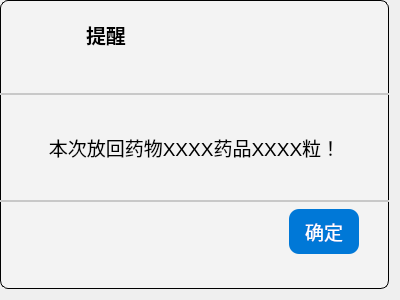
<?xml version="1.0" encoding="UTF-8"?>
<ui version="4.0">
 <class>dialog_common_inform</class>
 <widget class="QDialog" name="dialog_common_inform">
  <property name="geometry">
   <rect>
    <x>0</x>
    <y>0</y>
    <width>400</width>
    <height>300</height>
   </rect>
  </property>
  <property name="windowTitle">
   <string>Dialog</string>
  </property>
  <layout class="QVBoxLayout" name="verticalLayout">
   <property name="leftMargin">
    <number>0</number>
   </property>
   <property name="topMargin">
    <number>0</number>
   </property>
   <item>
    <widget class="QWidget" name="widget" native="true">
     <property name="styleSheet">
      <string notr="true">#widget{
background-color: rgb(243, 243, 243);
border-radius: 8px;
border: 1px solid
}</string>
     </property>
     <layout class="QVBoxLayout" name="verticalLayout_2" stretch="1,2,1">
      <property name="spacing">
       <number>0</number>
      </property>
      <property name="leftMargin">
       <number>0</number>
      </property>
      <property name="topMargin">
       <number>0</number>
      </property>
      <property name="rightMargin">
       <number>0</number>
      </property>
      <property name="bottomMargin">
       <number>0</number>
      </property>
      <item>
       <widget class="QWidget" name="widget_2" native="true">
        <property name="styleSheet">
         <string notr="true">#widget_2
{
	border-bottom: 2px solid rgb(200, 200, 200);
}</string>
        </property>
        <layout class="QHBoxLayout" name="horizontalLayout" stretch="0,0">
         <property name="leftMargin">
          <number>0</number>
         </property>
         <property name="topMargin">
          <number>0</number>
         </property>
         <property name="rightMargin">
          <number>20</number>
         </property>
         <property name="bottomMargin">
          <number>25</number>
         </property>
         <item>
          <widget class="QLabel" name="label">
           <property name="sizePolicy">
            <sizepolicy hsizetype="Ignored" vsizetype="Ignored">
             <horstretch>0</horstretch>
             <verstretch>0</verstretch>
            </sizepolicy>
           </property>
           <property name="styleSheet">
            <string notr="true">min-width:     70px;     
min-height:    70px;     
max-width:     70px;    
max-height:    70px;   </string>
           </property>
           <property name="text">
            <string/>
           </property>
           <property name="pixmap">
            <pixmap resource="images.qrc">:/images/clock.png</pixmap>
           </property>
           <property name="scaledContents">
            <bool>true</bool>
           </property>
           <property name="alignment">
            <set>Qt::AlignCenter</set>
           </property>
          </widget>
         </item>
         <item>
          <widget class="QLabel" name="label_2">
           <property name="font">
            <font>
             <family>微软雅黑</family>
             <pointsize>15</pointsize>
             <bold>true</bold>
            </font>
           </property>
           <property name="text">
            <string>提醒</string>
           </property>
           <property name="indent">
            <number>10</number>
           </property>
          </widget>
         </item>
        </layout>
       </widget>
      </item>
      <item>
       <widget class="QWidget" name="widget_4" native="true">
        <layout class="QHBoxLayout" name="horizontalLayout_2">
         <item>
          <widget class="QLabel" name="content">
           <property name="font">
            <font>
             <pointsize>14</pointsize>
            </font>
           </property>
           <property name="text">
            <string>本次放回药物XXXX药品XXXX粒！</string>
           </property>
           <property name="alignment">
            <set>Qt::AlignCenter</set>
           </property>
           <property name="wordWrap">
            <bool>true</bool>
           </property>
          </widget>
         </item>
        </layout>
       </widget>
      </item>
      <item>
       <widget class="QWidget" name="widget_3" native="true">
        <property name="font">
         <font>
          <pointsize>14</pointsize>
         </font>
        </property>
        <property name="styleSheet">
         <string notr="true">#widget_3
{
	border-top: 2px solid rgb(200, 200, 200);
}</string>
        </property>
        <layout class="QHBoxLayout" name="horizontalLayout_3" stretch="4,1">
         <property name="rightMargin">
          <number>30</number>
         </property>
         <property name="bottomMargin">
          <number>35</number>
         </property>
         <item>
          <spacer name="horizontalSpacer">
           <property name="orientation">
            <enum>Qt::Horizontal</enum>
           </property>
           <property name="sizeHint" stdset="0">
            <size>
             <width>427</width>
             <height>20</height>
            </size>
           </property>
          </spacer>
         </item>
         <item>
          <widget class="QPushButton" name="confirm">
           <property name="enabled">
            <bool>true</bool>
           </property>
           <property name="sizePolicy">
            <sizepolicy hsizetype="Preferred" vsizetype="Fixed">
             <horstretch>0</horstretch>
             <verstretch>0</verstretch>
            </sizepolicy>
           </property>
           <property name="font">
            <font>
             <family>微软雅黑</family>
             <pointsize>14</pointsize>
            </font>
           </property>
           <property name="styleSheet">
            <string notr="true">QPushButton {
    background-color: #0078d7;
    color: white;
    border-radius: 10px;
    border: none;
    padding: 8px 8px;
}

QPushButton:hover {
    background-color: #106ebe;
}

QPushButton:pressed {
    background-color: #005a9e;
}

QPushButton:disabled{
background-color: #cccccc;
color: #666666;
}</string>
           </property>
           <property name="text">
            <string>确定</string>
           </property>
          </widget>
         </item>
        </layout>
       </widget>
      </item>
     </layout>
    </widget>
   </item>
  </layout>
 </widget>
 <resources>
  <include location="images.qrc"/>
 </resources>
 <connections/>
</ui>
